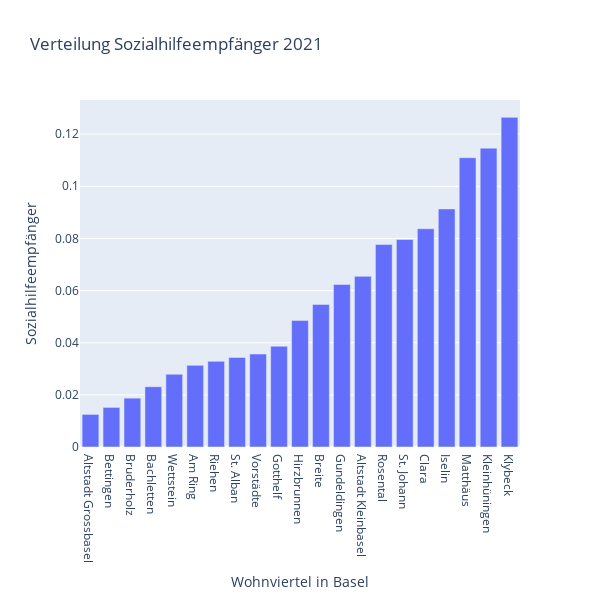

Notebook code for this chart:
### Code cell
bar_diagramm = px.bar(df, x= 'Wohnviertel in Basel', y = 'Sozialhilfeempfänger', width= 600, height=600, title= 'Verteilung Sozialhilfeempfänger 2021' )
bar_diagramm

### Figure 1 — Plotly figure (JSON) as saved in the notebook; plotly's stock layout.template omitted (floating-point values rounded to 4 significant figures)
{"data": [{"alignmentgroup": "True", "hovertemplate": "Wohnviertel in Basel=%{x}<br>Sozialhilfeempfänger=%{y}<extra></extra>", "legendgroup": "", "marker": {"color": "#636efa", "pattern": {"shape": ""}}, "name": "", "offsetgroup": "", "orientation": "v", "showlegend": false, "textposition": "auto", "type": "bar", "x": ["Altstadt Grossbasel", "Bettingen", "Bruderholz", "Bachletten", "Wettstein", "Am Ring", "Riehen", "St. Alban", "Vorstädte", "Gotthelf", "Hirzbrunnen", "Breite", "Gundeldingen", "Altstadt Kleinbasel", "Rosental", "St. Johann", "Clara", "Iselin", "Matthäus", "Kleinhüningen", "Klybeck"], "xaxis": "x", "y": [0.0125, 0.01519, 0.01874, 0.02311, 0.02789, 0.03132, 0.03286, 0.03435, 0.03565, 0.03866, 0.04849, 0.05469, 0.06234, 0.06545, 0.07769, 0.0796, 0.0837, 0.09133, 0.111, 0.1146, 0.1264], "yaxis": "y"}], "layout": {"barmode": "relative", "height": 600, "legend": {"tracegroupgap": 0}, "title": {"text": "Verteilung Sozialhilfeempfänger 2021"}, "width": 600, "xaxis": {"anchor": "y", "domain": [0, 1], "title": {"text": "Wohnviertel in Basel"}}, "yaxis": {"anchor": "x", "domain": [0, 1], "title": {"text": "Sozialhilfeempfänger"}}}}
